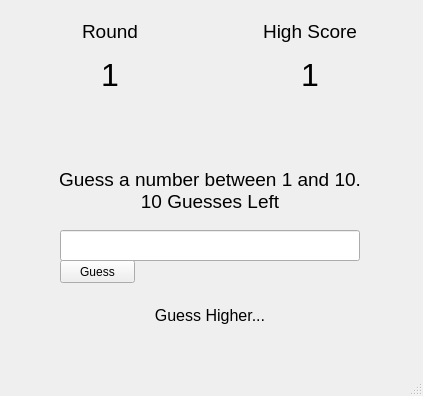
<?xml version="1.0" encoding="UTF-8"?>
<ui version="4.0">
 <class>MainWindow</class>
 <widget class="QMainWindow" name="MainWindow">
  <property name="geometry">
   <rect>
    <x>0</x>
    <y>0</y>
    <width>423</width>
    <height>396</height>
   </rect>
  </property>
  <property name="windowTitle">
   <string>MainWindow</string>
  </property>
  <widget class="QWidget" name="centralwidget">
   <widget class="QLabel" name="round_label">
    <property name="geometry">
     <rect>
      <x>60</x>
      <y>20</y>
      <width>100</width>
      <height>22</height>
     </rect>
    </property>
    <property name="font">
     <font>
      <family>Arial</family>
      <pointsize>14</pointsize>
     </font>
    </property>
    <property name="text">
     <string>Round</string>
    </property>
    <property name="alignment">
     <set>Qt::AlignCenter</set>
    </property>
   </widget>
   <widget class="QLabel" name="highscore_label">
    <property name="geometry">
     <rect>
      <x>260</x>
      <y>20</y>
      <width>100</width>
      <height>22</height>
     </rect>
    </property>
    <property name="font">
     <font>
      <family>Arial</family>
      <pointsize>14</pointsize>
     </font>
    </property>
    <property name="text">
     <string>High Score</string>
    </property>
    <property name="alignment">
     <set>Qt::AlignCenter</set>
    </property>
   </widget>
   <widget class="QLabel" name="round_count_label">
    <property name="geometry">
     <rect>
      <x>60</x>
      <y>50</y>
      <width>100</width>
      <height>50</height>
     </rect>
    </property>
    <property name="font">
     <font>
      <family>Arial</family>
      <pointsize>24</pointsize>
     </font>
    </property>
    <property name="layoutDirection">
     <enum>Qt::LeftToRight</enum>
    </property>
    <property name="text">
     <string>1</string>
    </property>
    <property name="alignment">
     <set>Qt::AlignCenter</set>
    </property>
   </widget>
   <widget class="QLabel" name="highscore_count_label">
    <property name="geometry">
     <rect>
      <x>260</x>
      <y>50</y>
      <width>100</width>
      <height>50</height>
     </rect>
    </property>
    <property name="font">
     <font>
      <family>Arial</family>
      <pointsize>24</pointsize>
     </font>
    </property>
    <property name="layoutDirection">
     <enum>Qt::LeftToRight</enum>
    </property>
    <property name="text">
     <string>1</string>
    </property>
    <property name="alignment">
     <set>Qt::AlignCenter</set>
    </property>
   </widget>
   <widget class="QLabel" name="guess_info">
    <property name="geometry">
     <rect>
      <x>60</x>
      <y>170</y>
      <width>300</width>
      <height>41</height>
     </rect>
    </property>
    <property name="font">
     <font>
      <family>Arial</family>
      <pointsize>14</pointsize>
     </font>
    </property>
    <property name="text">
     <string>Guess a number between 1 and 10.
10 Guesses Left</string>
    </property>
    <property name="alignment">
     <set>Qt::AlignCenter</set>
    </property>
   </widget>
   <widget class="QLineEdit" name="entry_box">
    <property name="geometry">
     <rect>
      <x>60</x>
      <y>230</y>
      <width>300</width>
      <height>31</height>
     </rect>
    </property>
    <property name="font">
     <font>
      <family>Arial</family>
      <pointsize>12</pointsize>
     </font>
    </property>
   </widget>
   <widget class="QLabel" name="hint">
    <property name="geometry">
     <rect>
      <x>60</x>
      <y>300</y>
      <width>300</width>
      <height>31</height>
     </rect>
    </property>
    <property name="font">
     <font>
      <family>Arial</family>
      <pointsize>12</pointsize>
     </font>
    </property>
    <property name="text">
     <string>Guess Higher...</string>
    </property>
    <property name="alignment">
     <set>Qt::AlignCenter</set>
    </property>
   </widget>
   <widget class="QPushButton" name="guess_button">
    <property name="geometry">
     <rect>
      <x>60</x>
      <y>260</y>
      <width>75</width>
      <height>23</height>
     </rect>
    </property>
    <property name="text">
     <string>Guess</string>
    </property>
   </widget>
  </widget>
  <widget class="QMenuBar" name="menubar">
   <property name="geometry">
    <rect>
     <x>0</x>
     <y>0</y>
     <width>423</width>
     <height>21</height>
    </rect>
   </property>
  </widget>
  <widget class="QStatusBar" name="statusbar"/>
 </widget>
 <resources/>
 <connections/>
</ui>
